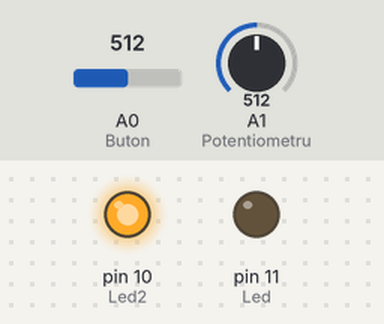
Bench run of a sketch on a simulated Arduino Uno, built with avr-gcc and run on an emulated ATmega328P. Shown: output pins drawn as LEDs (lit = HIGH). The test bench sets the inputs (shaded band); at power-on: A1 (Potentiometru) = 512, A0 (Buton) = 512.

Above: at 1.2 s.
1.3 s: A1 (Potentiometru) set to 122
At 2.5 s:
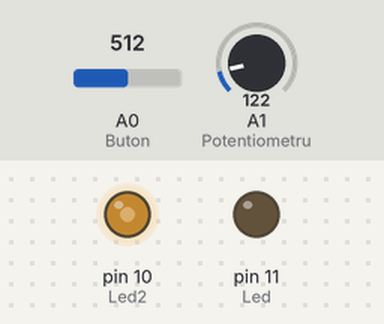
2.8 s: A0 (Buton) set to 1011
4.3 s: A0 (Buton) set to 1023
At 4.9 s:
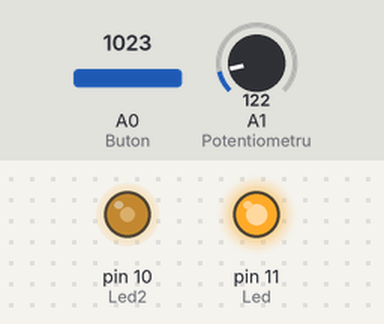
5.8 s: A1 (Potentiometru) set to 0
At 6.1 s:
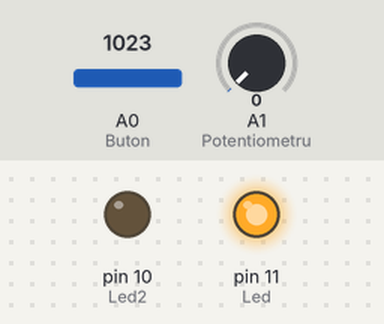
7.3 s: A0 (Buton) set to 900
At 8.4 s:
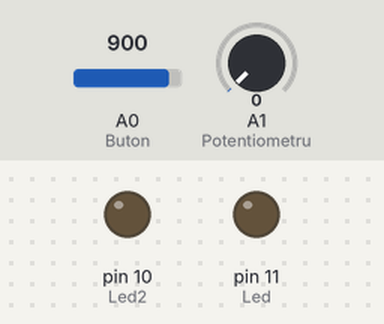
8.8 s: A1 (Potentiometru) set to 306
At 9.6 s:
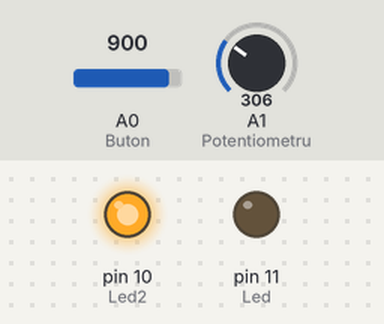
Timing chart, 0 to 11.3 s (numbered marks = the images above; inputs shaded):
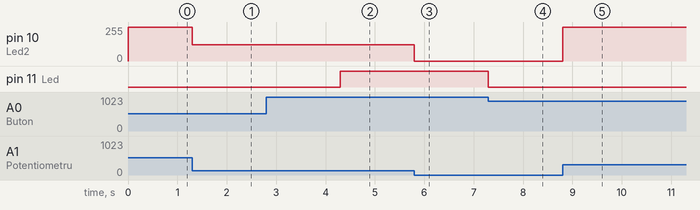

Measured:
- the behaviour switches between 1022 and 1023 on A0 (Buton) (found by bisection; images 1 and 2)
- after the input at 1.3 s, pin 10 (Led2): 255/255 → 122/255 at once
- after the input at 2.8 s, every drawn part: stays the same
- after the input at 4.3 s, pin 11 (Led): LOW → HIGH at once
- after the input at 5.8 s, pin 10 (Led2): 122/255 → 0/255 at once
- after the input at 7.3 s, pin 11 (Led): HIGH → LOW at once
- after the input at 8.8 s, pin 10 (Led2): 0/255 → 255/255 at once

The sketch:

III_Potentiometer_02.ino
```cpp
int Led = 11;
int Buton = 0;

int Potentiometru = 1;
int Led2 = 10;

void setup() {
  pinMode(Buton, INPUT);
  pinMode(Potentiometru, INPUT);
  pinMode(Led, OUTPUT);
  pinMode(Led2, OUTPUT);
}

void loop() {
  if (analogRead(Buton) >= 1023) { //Butonul a fost apasat
    digitalWrite(Led, HIGH);
  }
  else
  {
    digitalWrite(Led, LOW);
  }

  analogWrite(Led2, analogRead(Potentiometru));
}
```
